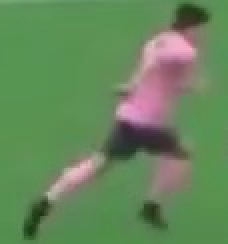
#> input picture JugadoresAZUL-ROSA-TEST/player20.jpg, 114 x 122 px (shown 2 times larger); its folder holds 2 pictures in this run
$ python mainExtraerColorPrincipal.py JugadoresAZUL-ROSA-TEST
#> lines starting #> are read from the running program, lines starting #| are printed output that depends on the picture
import sys
import cv2 as cv
import numpy as np
from sklearn import cluster
import matplotlib.pyplot as plt
import os
import csv

def cargarImagenes(directorio):
#> called with directorio = 'JugadoresAZUL-ROSA-TEST'
    fotos = []
    for archivo in sorted(os.listdir(directorio)):
        img = cv.imread(os.path.join(directorio,archivo))
#> img is the input picture: shape (122, 114, 3); mean B, G, R 91.4, 135.2, 102
        fotos.append((archivo, img))
    return fotos

def histograma(modelo):
    numLabels = np.arange(0,len(np.unique(modelo.labels_)) + 1)
    (hist,_) = np.histogram(modelo.labels_,bins=numLabels)

    hist = hist.astype("float")
    hist /= hist.sum()

    return hist

def sacarColores(hist, centroides):
    #bar = np.zeros((50,300,3),dtype="uint8")
    #startX = 0

    for (percent, color) in zip(hist, centroides):
        if not esVerde(color):
            break

    # [10 lines of commented-out code are left out]

    return color

def esVerde(color):
    r,g,b = color
    if not (r >= 0 and r <= 144):
        return False
    if not( g >= 100 and g <= 238):
        return False
    if not ( b >=0 and b <=144):
        return False
    return True

def sacarColorUniforme(img):
    img = cv.cvtColor(img,cv.COLOR_BGR2RGB)

    img = img.reshape((img.shape[0]*img.shape[1],3))

    kmeans = cluster.KMeans(n_clusters=2)
    kmeans.fit(img)

    hist = histograma(kmeans)
    colorUniforme = sacarColores(hist,kmeans.cluster_centers_)

    return colorUniforme

def guardarDatos(nombreArchivo, datos):
    with open(nombreArchivo, 'w') as file:
        writer = csv.writer(file)
        writer.writerow(["R","G","B"])
        writer.writerows(datos)

def main(argv):
    fotos = cargarImagenes(argv[0])
#> fotos = 2 items
    colores = []

    for nombreArchivo,foto in fotos:
        colores.append(sacarColorUniforme(foto))
#> this loop made 2 passes
#> nombreArchivo on passes 1 to 2: 'player20.jpg', 'player21.jpg'
#> pass 2, in sacarColorUniforme (call 2), `img = cv.cvtColor(img,cv.COLOR_BGR2RGB)`:
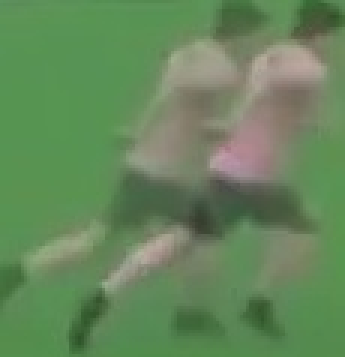
#> img: shape (119, 115, 3) (shown 3 times larger); mean R, G, B 101.7, 135, 91.3
#> after the loop, colores = [[177.4, 137.4, 147.2], [106.3, 140.4, 95.38]]

#> (the run stopped early here; a loop or call above may not have finished)
